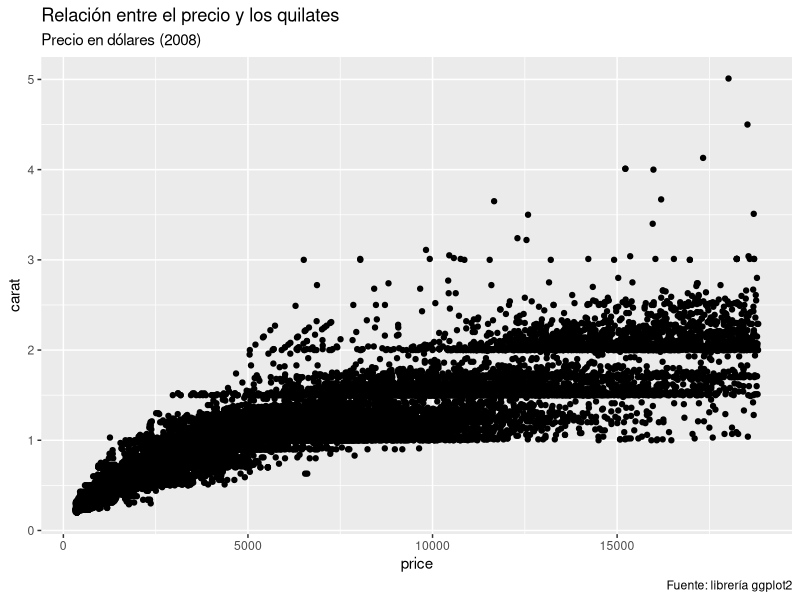
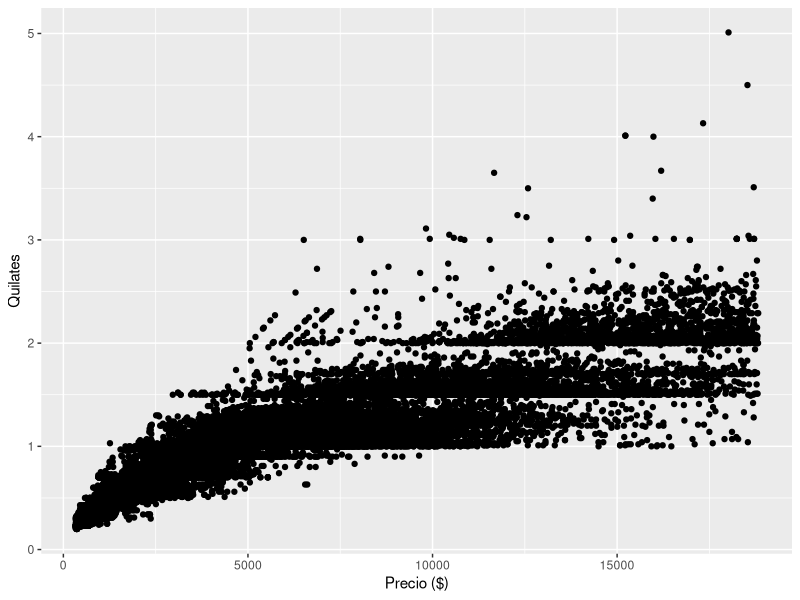
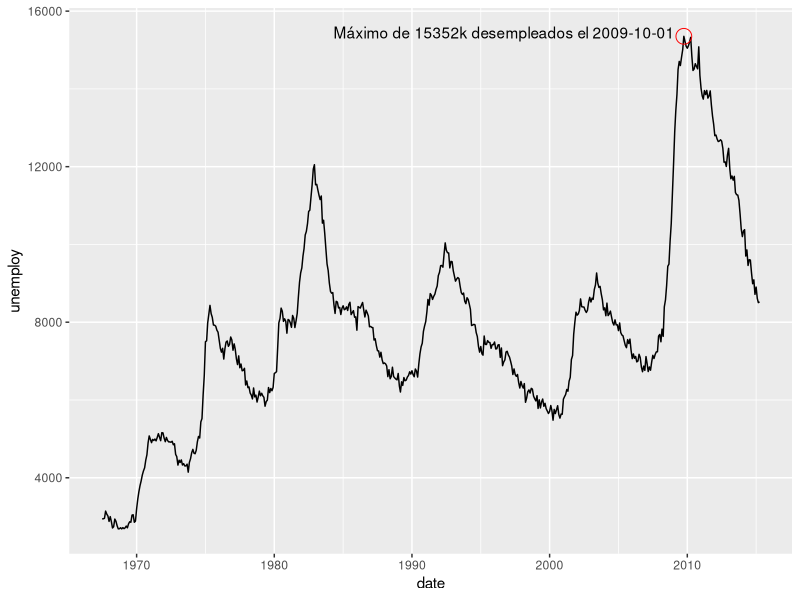
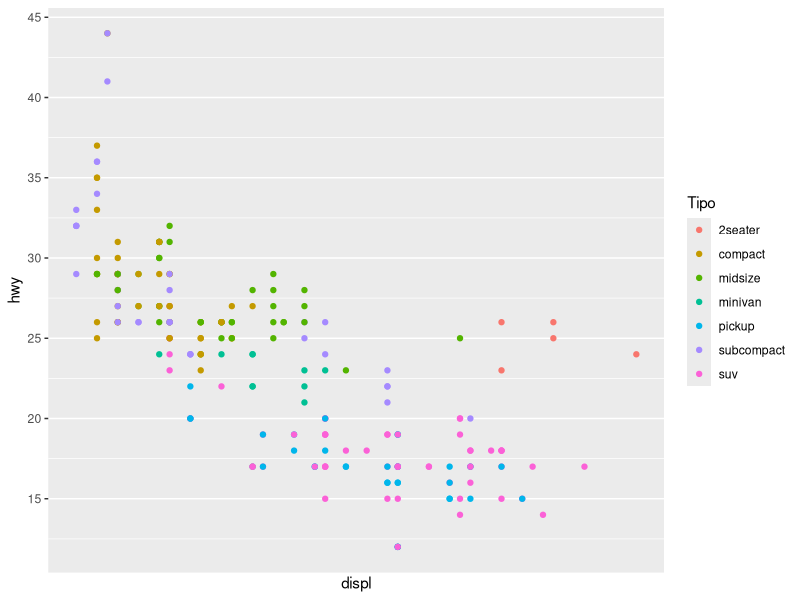
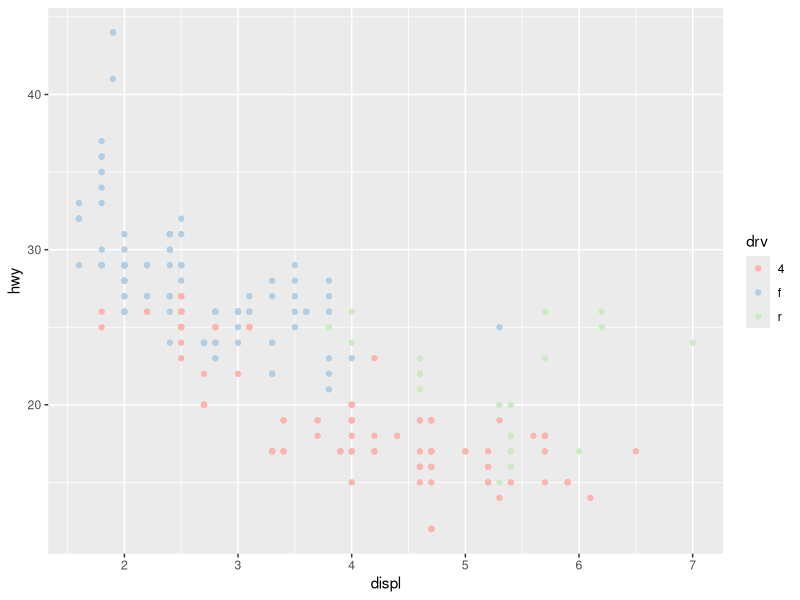
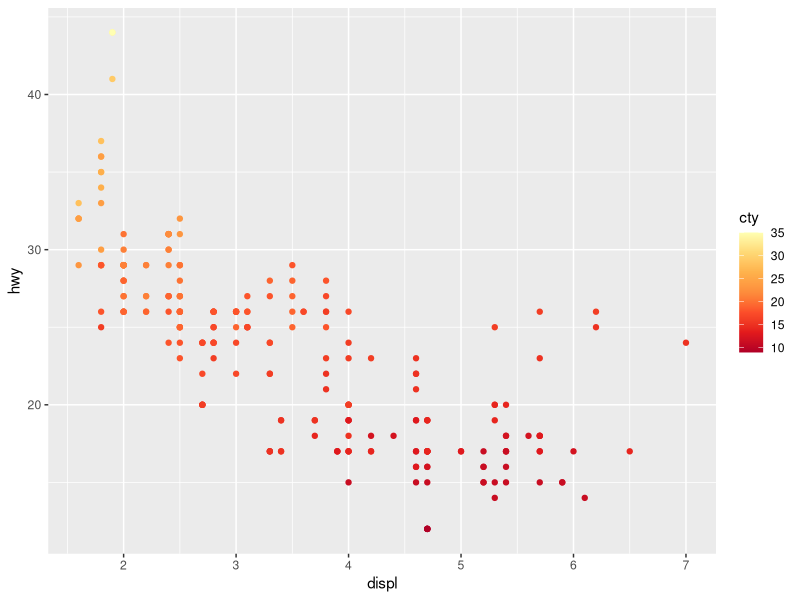
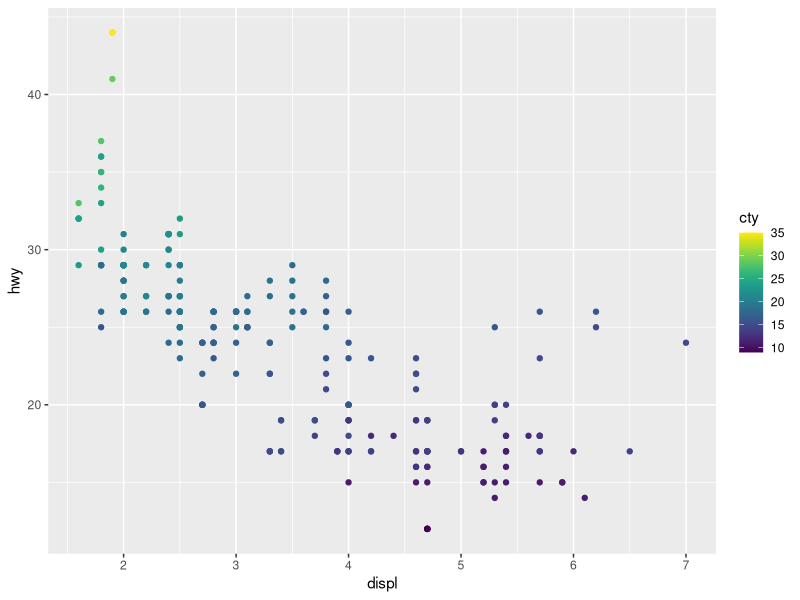
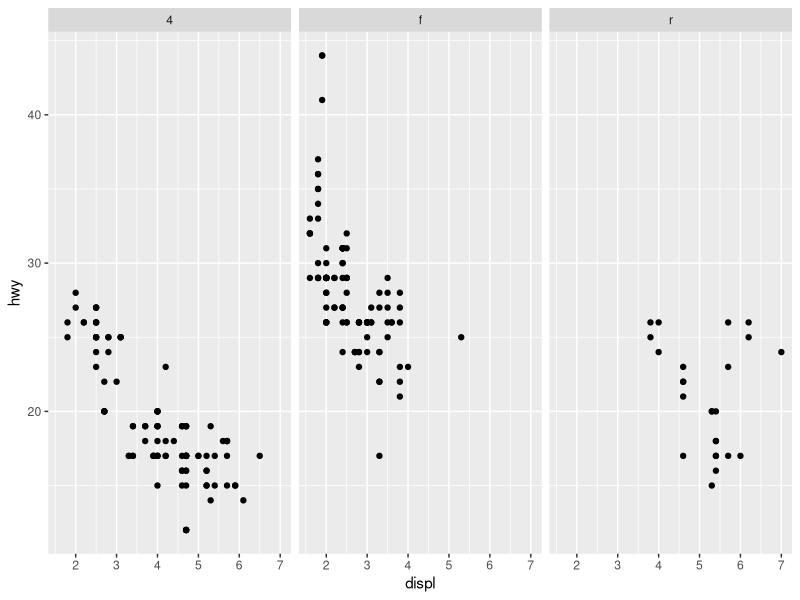

Write R code to recreate these figures, in order.
## ---- chunk 1
library(tidyverse)
knitr::opts_chunk$set(echo = TRUE, message = FALSE, warning = FALSE, fig.width = 8, fig.height = 6, collapse = TRUE)
## ---- chunk 2
ggplot(diamonds, aes(x = price, y = carat)) + 
  geom_point() + 
  labs(
    title = "Relación entre el precio y los quilates",
    subtitle = "Precio en dólares (2008)",
    caption = "Fuente: librería ggplot2"
  )
## ---- chunk 3
ggplot(diamonds, aes(x = price, y = carat)) + 
  geom_point() + 
  xlab("Precio ($)") +
  ylab("Quilates")
## ---- chunk 4
max_idx <- which.max(economics$unemploy)
max_data <- slice(economics, max_idx)

ggplot(economics, aes(x = date, y = unemploy)) + 
  geom_line() +
  geom_text(data = max_data, 
            label = str_glue_data(max_data, "Máximo de {unemploy}k desempleados el {date}"), 
            nudge_y = 100, nudge_x = -250, hjust = "right") +
  annotate(geom = "point", x = max_data$date, y = max_data$unemploy, 
           color = "red", shape = 21, fill = "transparent", size = 5)
## ---- chunk 5
ggplot(mpg, aes(x = displ, y = hwy, color = class)) + 
  geom_point() + 
  scale_y_continuous(breaks = seq(10, 50, by = 5)) + 
  scale_x_continuous(labels = NULL, breaks = NULL) + 
  scale_color_discrete(name = "Tipo")
## ---- chunk 6
ggplot(mpg, aes(x = displ, y = hwy, color = drv)) + 
  geom_point() + 
  scale_color_brewer(palette = "Pastel1")
## ---- chunk 7
ggplot(mpg, aes(x = displ, y = hwy, color = cty)) + 
  geom_point() + 
  scale_color_distiller(palette = "YlOrRd")
## ---- chunk 8
library(viridis)

ggplot(mpg, aes(x = displ, y = hwy, color = cty)) + 
  geom_point() + 
  scale_color_viridis()
## ---- chunk 9
ggplot(data = mpg) + 
  geom_point(mapping = aes(x = displ, y = hwy)) +
  facet_wrap(~drv)
## ---- chunk 10
ggplot(data = mpg) + 
  geom_point(mapping = aes(x = displ, y = hwy)) +
  facet_grid(drv ~ class)
